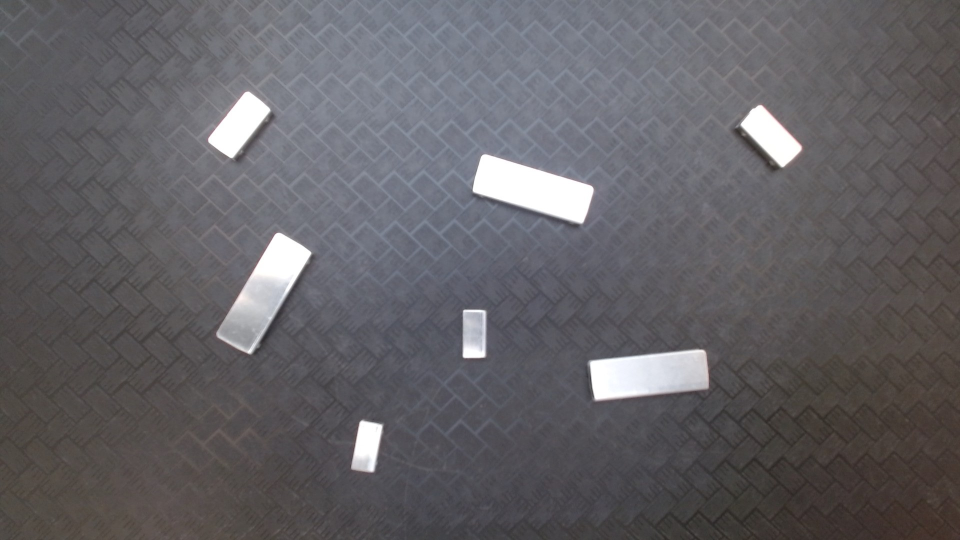
#> input picture slika.jpg, 1920 x 1080 px, given in place of the camera (shown at 1/2 size)
$ python test_or.py
#> lines starting #> are read from the running program, lines starting #| are printed output that depends on the picture; after the words box and inside, x2 and y2 are one past the last pixel; in counts of white or black regions, pixels touching at a corner belong together
import cv2
from math import atan2, cos, sin, sqrt, pi
import numpy as np

def drawAxis(img, p_, q_, color, scale):
  p = list(p_)
  q = list(q_)

  ## [visualization1]
  angle = atan2(p[1] - q[1], p[0] - q[0]) # angle in radians
  hypotenuse = sqrt((p[1] - q[1]) * (p[1] - q[1]) + (p[0] - q[0]) * (p[0] - q[0]))

  # Here we lengthen the arrow by a factor of scale
  q[0] = p[0] - scale * hypotenuse * cos(angle)
  q[1] = p[1] - scale * hypotenuse * sin(angle)
  cv2.line(img, (int(p[0]), int(p[1])), (int(q[0]), int(q[1])), color, 3, cv2.LINE_AA)

  # create the arrow hooks
  p[0] = q[0] + 9 * cos(angle + pi / 4)
  p[1] = q[1] + 9 * sin(angle + pi / 4)
  cv2.line(img, (int(p[0]), int(p[1])), (int(q[0]), int(q[1])), color, 3, cv2.LINE_AA)

  p[0] = q[0] + 9 * cos(angle - pi / 4)
  p[1] = q[1] + 9 * sin(angle - pi / 4)
  cv2.line(img, (int(p[0]), int(p[1])), (int(q[0]), int(q[1])), color, 3, cv2.LINE_AA)
  ## [visualization1]

def getOrientation(pts, img):
  ## [pca]
  # Construct a buffer used by the pca analysis
  sz = len(pts)
  data_pts = np.empty((sz, 2), dtype=np.float64)
  for i in range(data_pts.shape[0]):
    data_pts[i,0] = pts[i,0,0]
    data_pts[i,1] = pts[i,0,1]

  # Perform PCA analysis
  mean = np.empty((0))
  mean, eigenvectors, eigenvalues = cv2.PCACompute2(data_pts, mean)

  # Store the center of the object
  cntr = (int(mean[0,0]), int(mean[0,1]))
  ## [pca]

  ## [visualization]
  # Draw the principal components
  cv2.circle(img, cntr, 3, (255, 0, 255), 2)
  p1 = (cntr[0] + 0.02 * eigenvectors[0,0] * eigenvalues[0,0], cntr[1] + 0.02 * eigenvectors[0,1] * eigenvalues[0,0])
  p2 = (cntr[0] - 0.02 * eigenvectors[1,0] * eigenvalues[1,0], cntr[1] - 0.02 * eigenvectors[1,1] * eigenvalues[1,0])
  drawAxis(img, cntr, p1, (255, 255, 0), 1)
  drawAxis(img, cntr, p2, (0, 0, 255), 5)

  angle = atan2(eigenvectors[0,1], eigenvectors[0,0]) # orientation in radians
  ## [visualization]

  # Label with the rotation angle
  label = "  Rotation Angle: " + str(-int(np.rad2deg(angle)) - 90) + " degrees"
  textbox = cv2.rectangle(img, (cntr[0], cntr[1]-25), (cntr[0] + 250, cntr[1] + 10), (255,255,255), -1)
  cv2.putText(img, label, (cntr[0], cntr[1]), cv2.FONT_HERSHEY_SIMPLEX, 0.5, (0,0,0), 1, cv2.LINE_AA)

  return angle

cap = cv2.VideoCapture(0, cv2.CAP_DSHOW)

while cap.isOpened():
    ret, frame = cap.read()
#> frame is the input picture: shape (1080, 1920, 3); mean B, G, R 101.1, 97.3, 99.2

    # Treshold the image
    _, thresh_frame = cv2.threshold(frame, 240, 255, cv2.THRESH_BINARY)
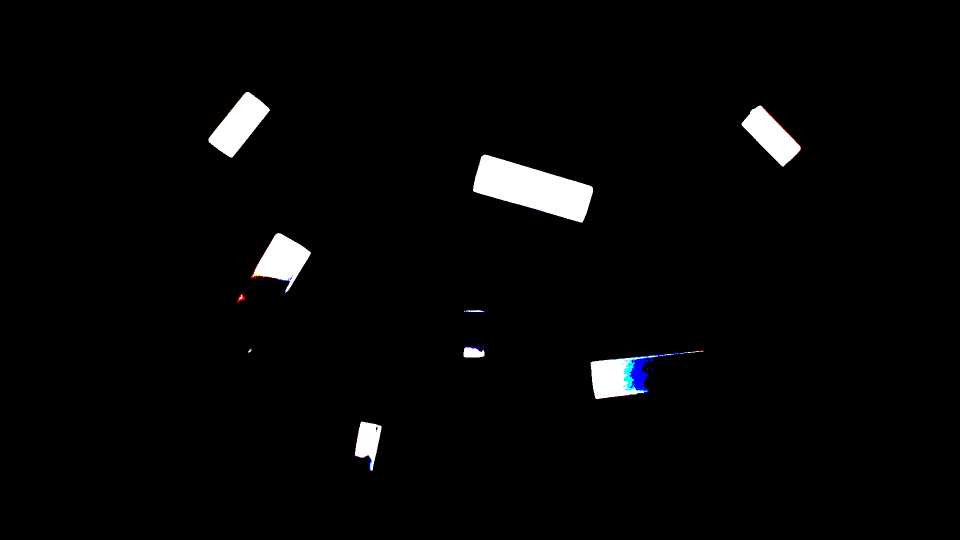
#> thresh_frame: shape (1080, 1920, 3) (shown at 1/2 size); mean B, G, R 6.4, 6.1, 6

    # Convert image to grayscale
    gray = cv2.cvtColor(frame, cv2.COLOR_BGR2GRAY)

    frame = frame[0:480,130:480] # Crop the image
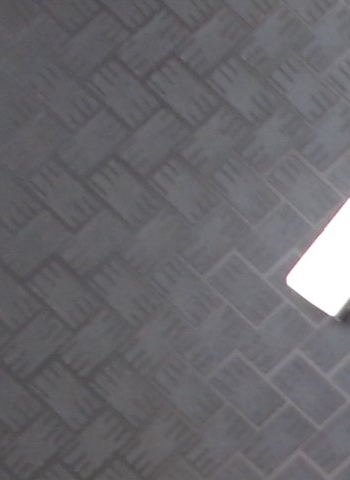
#> frame: shape (480, 350, 3); mean B, G, R 108.5, 104.1, 105.3

    # Apply edge detection
    edges = cv2.Canny(gray, 50, 150)
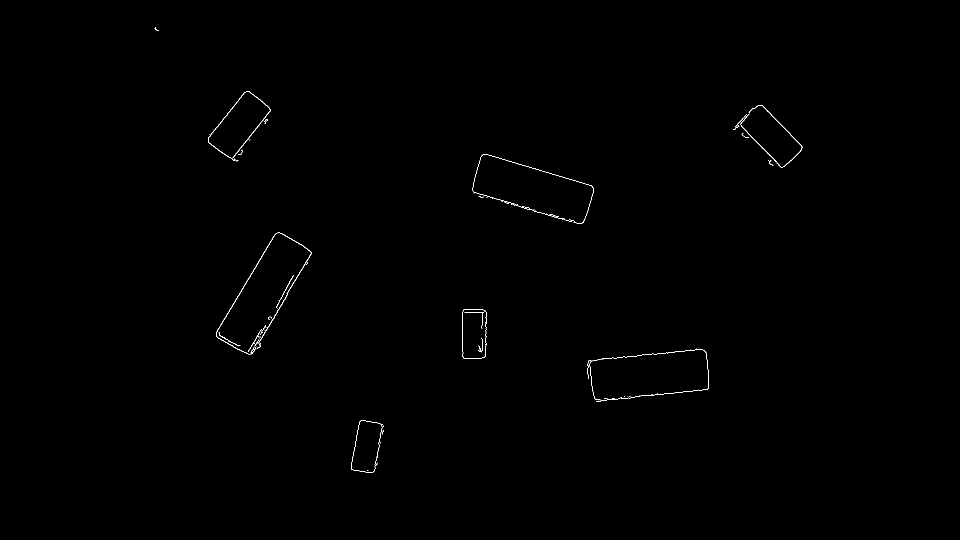
#> edges: shape (1080, 1920) (shown at 1/2 size); 0.22% white in thin lines or dots, all inside (x1, y1, x2, y2) = (309, 55, 1605, 945)

    # Find contours in the edges
    contours, _ = cv2.findContours(edges, cv2.RETR_EXTERNAL, cv2.CHAIN_APPROX_SIMPLE)
#> contours = 91 contours, 83 with area under 20; largest, box (x1, y1, x2, y2) and area: (416, 183, 541, 317) 8189, (432, 465, 623, 709) 244, (1497, 210, 1605, 335) 122, (1481, 227, 1555, 325) 80, (515, 592, 574, 688) 55, (1470, 228, 1494, 256) 37, (496, 658, 524, 704) 26, (552, 550, 587, 615) 25

    # Find all the contours in the thresholded image
    ###contours, _ = cv2.findContours(bw, cv2.RETR_LIST, cv2.CHAIN_APPROX_NONE)

    for i, contour in enumerate(contours):
        # Calculate the area of each contour
        #area = cv2.contourArea(contour)

        # Draw each contour only for visualisation purposes
        cv2.drawContours(gray, contours, i, (255, 255, 255), 2)
#> this loop made 91 passes
#> contour on passes 1, 3, 4, 5, 6, 7, 8, 10, 12, 16, 17, 18: [[734, 940], [735, 940], [736, 941], [735, 940]], [[755, 925], [755, 926]], [[752, 913], [752, 914]], [[760, 884], [760, 886]], [[764, 863], [764, 868]], [[767, 860], [767, 863]], [[766, 851], [766, 853]], [[1201, 799], [1200, 800]], [[1224, 796], [1229, 796]], [[1258, 793], [1257, 794], [1258, 793], [1260, 793]], [[1254, 793]], [[1248, 793], [1249, 793]]
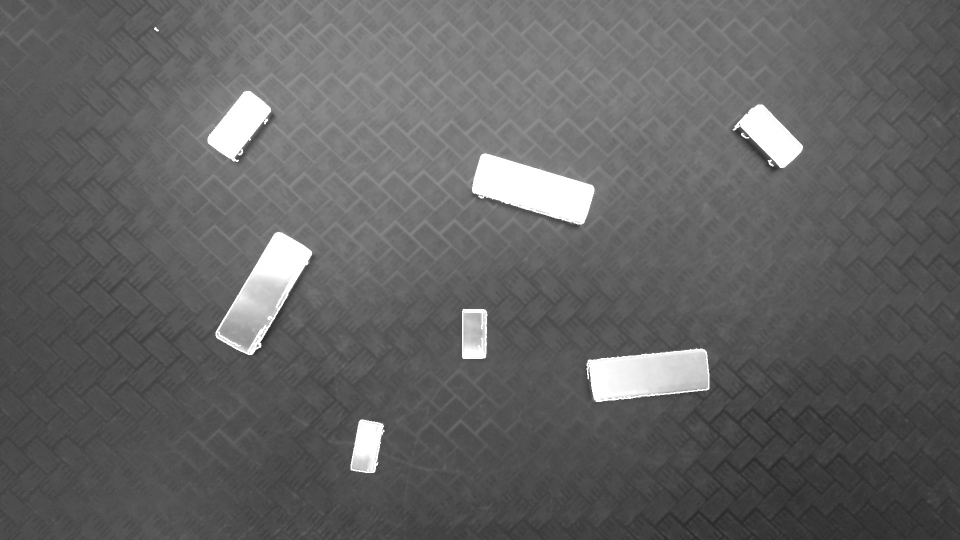
#> gray: shape (1080, 1920) (shown at 1/2 size); min 36, max 255, mean 98.9

    # Find the orientation of each shape
    angle = getOrientation(contour, frame)
#> in getOrientation, `sz = len(pts)`: sz = 14
#> after the loop in getOrientation, `for i in range(data_pts.shape[0]):`: data_pts = 14 rows, first 8: [310, 55], [310, 56], [309, 57], [310, 58], [311, 58], [314, 61], [316, 61], [316, 60]
#> in getOrientation, `mean, eigenvectors, eigenvalues = cv2.PCACompute2(data_pts, mean)`: mean = [[311.9, 57.93]]; eigenvectors = [[0.753, 0.658], [-0.658, 0.753]]; eigenvalues = [8.69, 0.783]
#> in getOrientation, `cntr = (int(mean[0,0]), int(mean[0,1]))`: cntr = (311, 57)
#> in getOrientation, `p1 = (cntr[0] + 0.02 * eigenvectors[0,0] * eigenvalues[0,0], cntr[1] +..`: p1 = (311.1, 57.11)
#> in getOrientation, `p2 = (cntr[0] - 0.02 * eigenvectors[1,0] * eigenvalues[1,0], cntr[1] -..`: p2 = (311, 56.99)
#> in drawAxis, `p = list(p_)`: p = [311, 57]
#> in drawAxis, `q = list(q_)`: q = [311.1, 57.11]
#> in drawAxis, `angle = atan2(p[1] - q[1], p[0] - q[0])`: angle = -2.42
#> in drawAxis, `hypotenuse = sqrt((p[1] - q[1]) * (p[1] - q[1]) + (p[0] - q[0]) * (p[0..`: hypotenuse = 0.174
#> in drawAxis, `cv2.line(img, (int(p[0]), int(p[1])), (int(q[0]), int(q[1])), color, 3..`: img: shape (480, 350, 3); mean B, G, R 108.5, 104.1, 105.3
#> in drawAxis, `cv2.line(img, (int(p[0]), int(p[1])), (int(q[0]), int(q[1])), color, 3..`: img: shape (480, 350, 3); mean B, G, R 108.6, 104.2, 105.3
#> in drawAxis, `cv2.line(img, (int(p[0]), int(p[1])), (int(q[0]), int(q[1])), color, 3..`: img: shape (480, 350, 3); mean B, G, R 108.6, 104.2, 105.2
#> in drawAxis (call 2), `cv2.line(img, (int(p[0]), int(p[1])), (int(q[0]), int(q[1])), color, 3..`: img: shape (480, 350, 3); mean B, G, R 108.6, 104.2, 105.3
#> in drawAxis (call 2), `cv2.line(img, (int(p[0]), int(p[1])), (int(q[0]), int(q[1])), color, 3..`: img: shape (480, 350, 3); mean B, G, R 108.5, 104.1, 105.3
#> in drawAxis (call 2), `cv2.line(img, (int(p[0]), int(p[1])), (int(q[0]), int(q[1])), color, 3..`: img: shape (480, 350, 3); mean B, G, R 108.5, 104.1, 105.4
#> in getOrientation, `angle = atan2(eigenvectors[0,1], eigenvectors[0,0])`: angle = 0.718
#> in getOrientation, `label = "  Rotation Angle: " + str(-int(np.rad2deg(angle)) - 90) + " d..`: label = '  Rotation Angle: -131 degrees'
#> in getOrientation, `cv2.putText(img, label, (cntr[0], cntr[1]), cv2.FONT_HERSHEY_SIMPLEX, ..`:
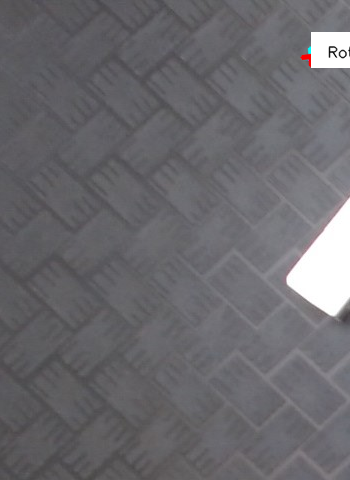
#> img: shape (480, 350, 3); mean B, G, R 109.5, 105.2, 106.4
#> angle = 0.718
    cv2.imshow('frame', frame)

    # Break the loop if 'q' is pressed
    if cv2.waitKey(1) & 0xFF == ord('q'):
#> (key q is pressed here)
        break

    # Release the video capture object
cap.release()
    # Close all OpenCV windows
cv2.destroyAllWindows()

$ run again, on frame0.png
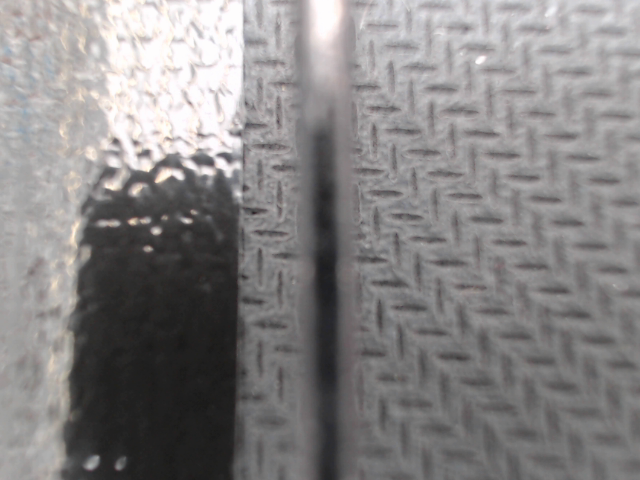
#> input picture frame0.png, 640 x 480 px, given in place of the camera
#> frame is the input picture: shape (480, 640, 3); mean B, G, R 132.3, 132.1, 134.5
#> frame: shape (480, 350, 3)
#> `edges = cv2.Canny(gray, 50, 150)`:
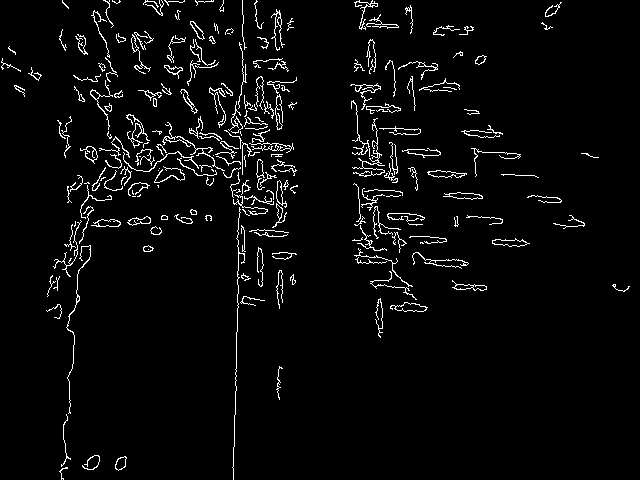
#> edges: shape (480, 640); 3.7% white in thin lines or dots
#> contours = 223 contours, 179 with area under 20; largest, box (x1, y1, x2, y2) and area: (390, 302, 428, 312) 188, (492, 238, 530, 247) 166, (427, 170, 467, 178) 158, (443, 192, 483, 200) 148, (91, 219, 121, 227) 136
#> the loop `for i, contour in enumerate(contours):` made 223 passes
#> contour on pass 56: [[132, 196], [135, 196]]
#> sz = 5
#> after the loop in getOrientation, `for i in range(data_pts.shape[0]):`: data_pts = [[62, 0], [62, 2], [68, 8], [68, 7], [62, 1]]
#> mean = [[64.4, 3.6]]; eigenvectors = [[0.668, 0.744], [0.744, -0.668]]; eigenvalues = [19.05, 0.227]
#> cntr = (64, 3)
#> p1 = (64.25, 3.28)
#> p2 = (64, 3)
#> p = [64, 3]
#> q = [64.25, 3.28]
#> in drawAxis, `angle = atan2(p[1] - q[1], p[0] - q[0])`: angle = -2.3
#> hypotenuse = 0.381
#> in getOrientation, `angle = atan2(eigenvectors[0,1], eigenvectors[0,0])`: angle = 0.839
#> label = '  Rotation Angle: -138 degrees'
#> in getOrientation, `cv2.putText(img, label, (cntr[0], cntr[1]), cv2.FONT_HERSHEY_SIMPLEX, ..`:
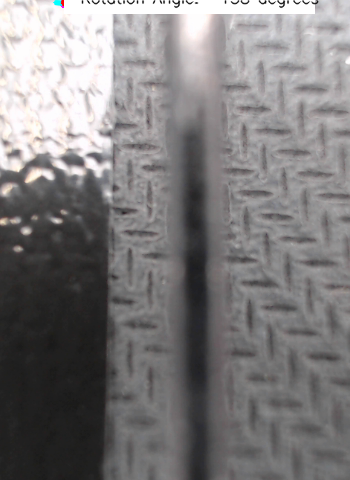
#> img: shape (480, 350, 3); mean B, G, R 125, 124.3, 126.7
#> `angle = getOrientation(contour, frame)`: angle = 0.839
